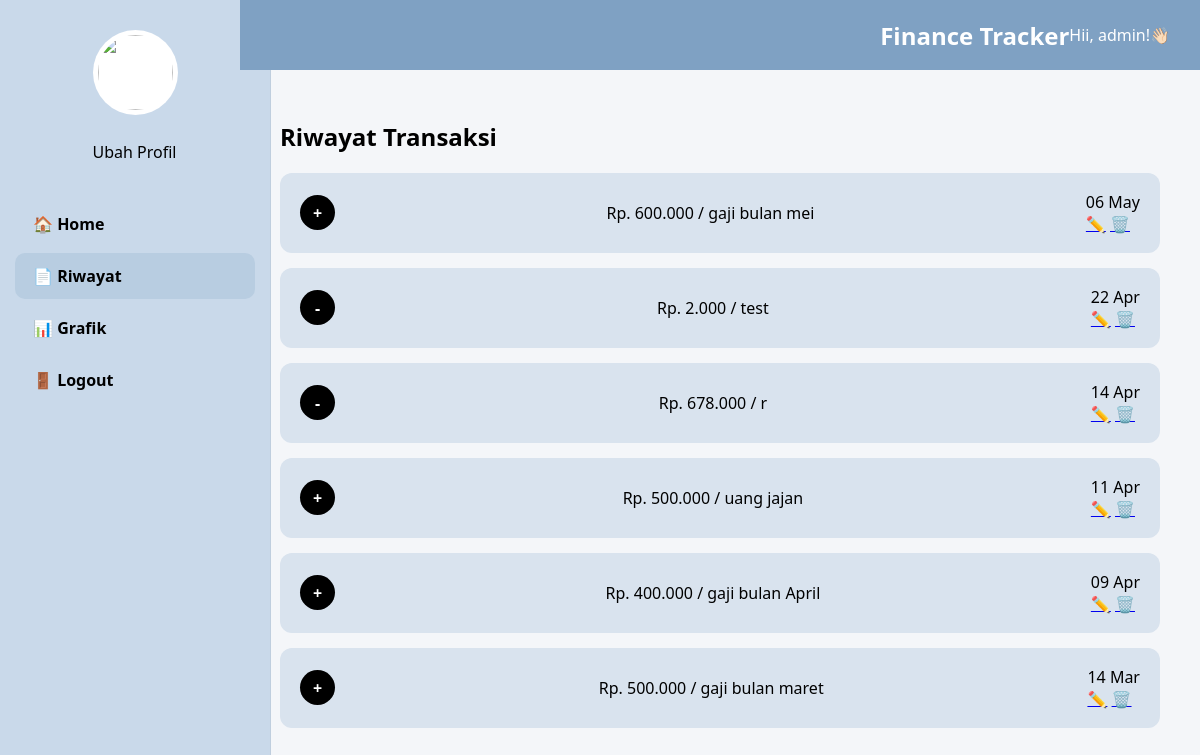
The page /riwayat.php (signed in) on the database its author committed.
### tables this page shows
CREATE TABLE `transaksi` (
  `id` int(11) NOT NULL,
  `tanggal` date DEFAULT NULL,
  `jenis` enum('pemasukan','pengeluaran') DEFAULT NULL,
  `kategori` varchar(50) DEFAULT NULL,
  `jumlah` int(11) DEFAULT NULL,
  `keterangan` text DEFAULT NULL,
  `user_id` int(11) DEFAULT NULL
);

### riwayat.php (the view, shortened to what this page needs)
<?php
include "koneksi.php";
$username = $_SESSION['username'];
$stmt_user = mysqli_prepare($conn, "SELECT id FROM user WHERE username=?");
mysqli_stmt_bind_param($stmt_user, "s", $username);
mysqli_stmt_execute($stmt_user);
$user_id = mysqli_stmt_get_result($stmt_user)->fetch_assoc()['id'] ?? 0;
$stmt = mysqli_prepare($conn, "SELECT * FROM transaksi WHERE user_id=? ORDER BY tanggal DESC");
mysqli_stmt_bind_param($stmt, "i", $user_id);
mysqli_stmt_execute($stmt);
$query = mysqli_stmt_get_result($stmt);
?>
<!DOCTYPE html>
<html>
<head>
    <link rel="stylesheet" href="riwayat.css">
</head>
<body>
<div class="wrapper">
    <div class="sidebar">
        <div class="profile" onclick="window.location.href='profil.php'" style="cursor: pointer;">
            <img src="profile.jpg">
            <p>Ubah Profil</p>
        </div>
        <ul>
            <li onclick="window.location.href='dashboard.php'">🏠 Home</li>
            <li class="active" onclick="window.location.href='riwayat.php'">📄 Riwayat</li>
            <li onclick="window.location.href='grafik.php'">📊 Grafik</li>
            <li onclick="window.location.href='logout.php'">🚪 Logout</li>
        </ul>
    </div>
    <div class="main">
        <div class="topbar">
            <div class="topbar-left">
                <span class="title" style="color: #ffffff; font-size: 24px; font-weight: bold;">Finance Tracker</span>
            </div>
            <div class="user">
                <span>Hii, <?php echo $_SESSION['username']; ?>!👋🏻</span>
            </div>
        </div>
        <div class="content">
            <h2>Riwayat Transaksi</h2>
            <div class="card-list">
                <?php while($row = mysqli_fetch_assoc($query)) { ?>
                <div class="card <?php echo htmlspecialchars($row['jenis']); ?>">
                    <div class="icon">
                        <?php echo ($row['jenis'] == 'pemasukan') ? '+' : '-'; ?>
                    </div>
                    <div class="info">
                        Rp. <?php echo number_format($row['jumlah'],0,',','.'); ?>
                        / <?php echo htmlspecialchars($row['keterangan']); ?>
                    </div>
                    <div class="right-container">
                        <div class="tanggal">
                        <?php echo date("d M", strtotime($row['tanggal'])); ?>
                    </div>
                    <div class="aksi">
                        <a href="edit.php?id=<?= $row['id']; ?>" class="edit">✏️</a>
                        <a href="hapus.php?id=<?= $row['id']; ?>"
                        class="hapus"
                        onclick="return confirm('Yakin mau hapus transaksi ini?')">🗑️</a>
                    </div>
                </div>
                </div>
                <?php } ?>
            </div>
        </div>
    </div>
</div>
</body>
</html>

### riwayat.css (style rules this page uses)
:root { --sidebar-width: 240px; --bg-sidebar: #c9d9ea; --bg-card: #d9e3ee; --primary: #7fa1c3; }
body { margin: 0; font-family: 'Segoe UI', sans-serif; background: #f4f6f9; }
.topbar { position: fixed; top: 0; left: var(--sidebar-width); right: 0; height: 70px; background: var(--primary); display: flex; align-items: center; justify-content: flex-end; padding: 0 30px; color: white; font-weight: 500; z-index: 1000; }
.sidebar { width: var(--sidebar-width); background: var(--bg-sidebar); height: 100vh; position: fixed; padding: 30px 15px; display: flex; flex-direction: column; align-items: center; border-right: 1px solid rgba(0,0,0,0.05); }
.profile img { width: 75px; height: 75px; background: white; border-radius: 50%; padding: 5px; margin-bottom: 10px; }
.sidebar ul { width: 100%; list-style: none; padding: 0; }
.sidebar li { padding: 12px 18px; margin: 6px 0; border-radius: 10px; font-weight: 600; display: flex; align-items: center; gap: 12px; cursor: pointer; transition: 0.2s; }
.sidebar li.active { background: #B8CDE1; }
.content { margin-left: var(--sidebar-width); padding: 100px 40px 40px; }
.card { background: var(--bg-card); padding: 18px 20px; border-radius: 12px; margin-bottom: 15px; display: flex; justify-content: space-between; align-items: center; transition: 0.2s; }
.icon { width: 35px; height: 35px; border-radius: 50%; background: black; color: white; display: flex; align-items: center; justify-content: center; font-weight: bold; }

### rows shown on the page
transaksi: jumlah "600.000", keterangan "gaji bulan mei", tanggal "06 May"
transaksi: jumlah "2.000", keterangan "test", tanggal "22 Apr"
transaksi: jumlah "678.000", keterangan "r", tanggal "14 Apr"
transaksi: jumlah "500.000", keterangan "uang jajan", tanggal "11 Apr"
transaksi: jumlah "400.000", keterangan "gaji bulan April", tanggal "09 Apr"
transaksi: jumlah "500.000", keterangan "gaji bulan maret", tanggal "14 Mar"

### other values the page prints
$_SESSION['username'] "admin"
